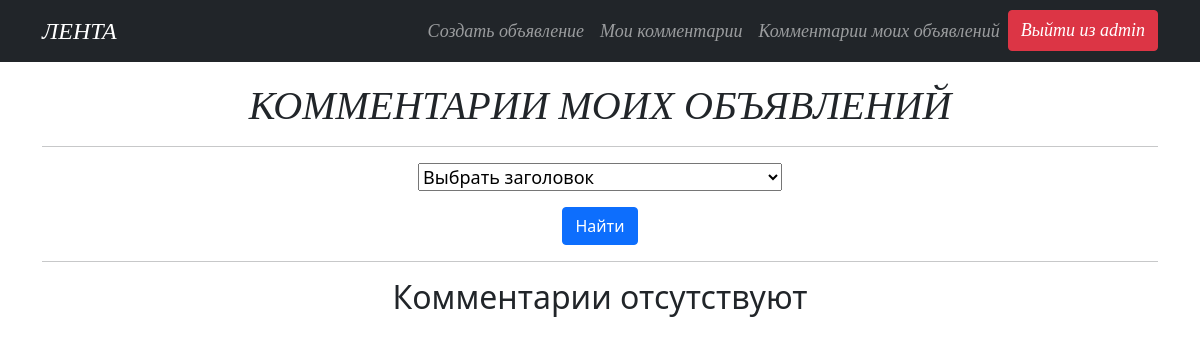
Before: /article/user_posts_comments/ (signed in) with the older database file.
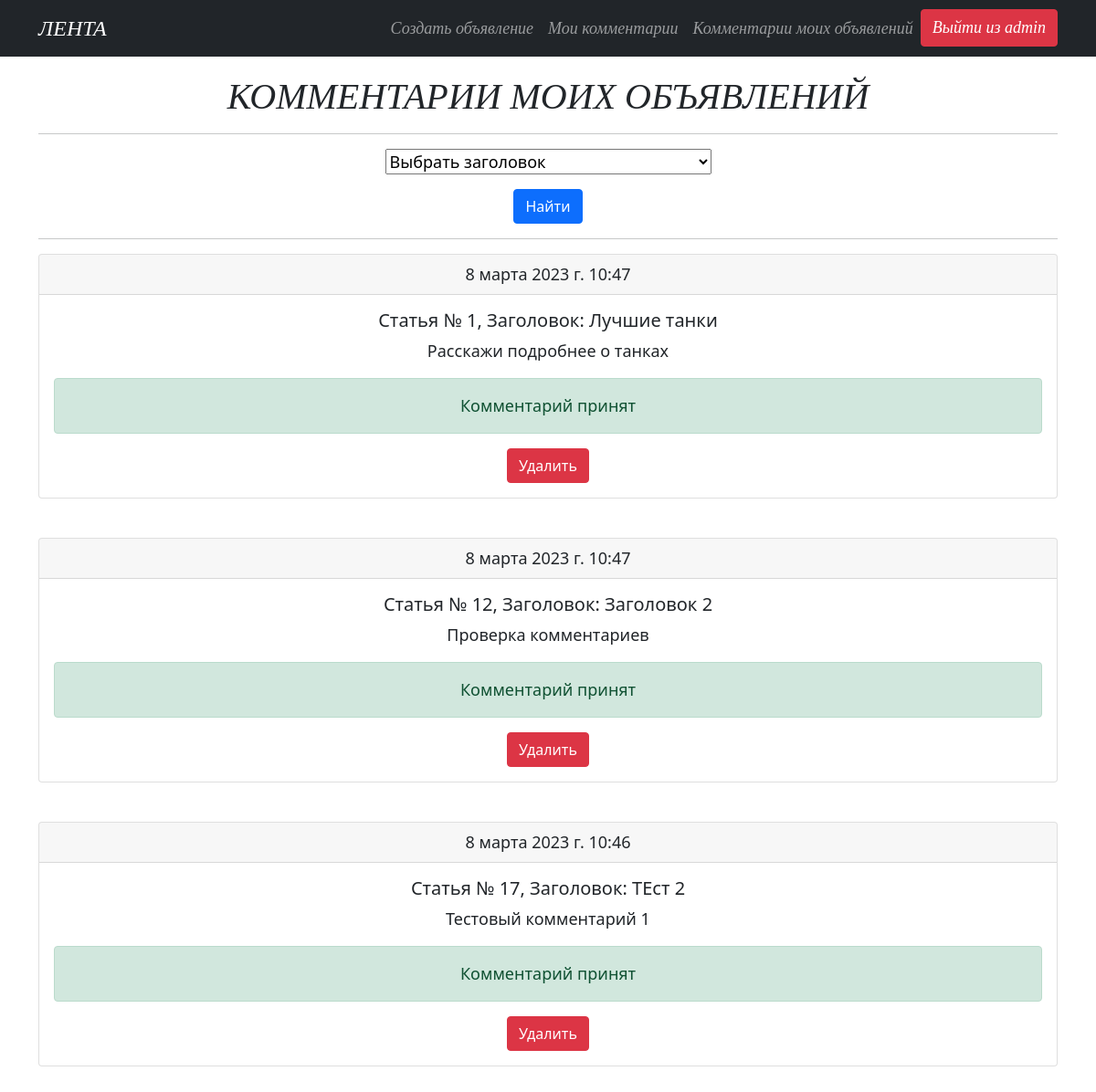
After: the same page with the newer database file.
### service/models.py (models this page shows, shortened)
class Comments(models.Model):
    article = models.ForeignKey(Article, on_delete=models.CASCADE, verbose_name='Статья', related_name='comments')
    author = models.ForeignKey(User, on_delete=models.CASCADE, verbose_name='Автор комментария')
    time_in = models.DateTimeField(auto_now_add=True)
    text = models.CharField(max_length=64, verbose_name='Текст комментария')
    status = models.BooleanField(verbose_name='Статус', default=False)
    class Meta:
        verbose_name='комментарий'
        verbose_name_plural = 'комментарии'

class Article(models.Model):
    TYPE = (
        ('tank', 'Танки'),
        ('heal', 'Хилы'),
        ('dd', 'ДД'),
        ('tank', 'Танки'),
        ('buyers', 'Торговцы'),
        ('gildemaster', 'Гилдмастеры'),
        ('quest', 'Квестгилверы'),
        ('smith', 'Кузнецы'),
        ('tanner', 'Кожевники'),
        ('potion', 'Зельевары'),
        ('spellmaster', 'Мастер заклинаний'),
    )
    author = models.ForeignKey(User, on_delete=models.CASCADE, verbose_name='автор')
    author_id = author.primary_key
    title = models.CharField(max_length=64, verbose_name='заголовок')
    text = RichTextField()
    category = models.CharField(max_length=11, choices=TYPE, default='tank', verbose_name='категория')
    time_in = models.DateTimeField(auto_now_add=True)
    def __str__(self):
        return f'Статья № {self.pk}, Заголовок: {self.title}'
    class Meta:
        verbose_name = 'статью'
        verbose_name_plural = 'Статьи'

### service/views.py (the view, shortened to what this page needs)
# urls.py: path('user_posts_comments/', UserPostCommentList.as_view(), name='user_posts_comments'),
class UserPostCommentList(LoginRequiredMixin, generic.ListView):
    raise_exception = True
    model = Comments
    template_name = 'user_posts_comments.html'
    context_object_name = 'user_posts_comments'
    def get_queryset(self):
        queryset = Comments.objects.filter(article__author=self.request.user).order_by('-time_in').all()
        self.filterset = ArticleCommentsFilter(self.request.GET, queryset)
        self.filterset.form.fields['article'].queryset = Article.objects.filter(author=self.request.user)
        return self.filterset.qs
    def get_context_data(self, **kwargs):
        context = super().get_context_data(**kwargs)
        context['filterset'] = self.filterset
        return context

### templates/user_posts_comments.html
{% extends 'flatpages/default.html' %}
{% block content %}
<h1 style="text-align: center;margin-top: 20px;font-family: Candara;"><em>КОММЕНТАРИИ МОИХ ОБЪЯВЛЕНИЙ</em></h1>
<hr>
<form style="text-align: midle;" action="" method="get">
    {{ filterset.form.as_p }}
    <input class="btn btn-primary" type="submit" value="Найти">
</form>
<hr>
{%if user_posts_comments%}
{%for i in user_posts_comments%}
<div class="card">
  <div class="card-header">
    {{i.time_in}}
  </div>
  <div class="card-body">
    <h5 class="card-title">{{i.article}}</h5>
    <p class="card-text">{{i.text}}</p>
      {%if i.status == False%}
    <a class="btn btn-success" href="{% url 'comments_accept' i.id %}" role="button">Принять</a>
      <a class="btn btn-danger" href="{% url 'comments_delete' i.id %}" role="button">Удалить</a>
      {%else%}
      <div class="alert alert-success" role="alert">
          Комментарий принят
      </div>
      <a class="btn btn-danger" href="{% url 'comments_delete' i.id %}" role="button">Удалить</a>
      {%endif%}
  </div>
</div>
<p>&nbsp;</p>
{%endfor%}
{%else%}
<h2>Комментарии отсутствуют</h2>
{%endif%}
{% endblock content %}

### templates/flatpages/default.html (shortened to what this page needs)
<!DOCTYPE html>
<html lang="en">
    <head>
        {% load static %}
        <link href="{% static 'css/styles.css' %}" rel="stylesheet" />
    </head>
    <body>
        <nav class="navbar navbar-expand-lg navbar-dark bg-dark">
            <div class="container">
                <a class="navbar-brand" href="/article/" style="font-family: Candara;"><font size="5"><em>ЛЕНТА</em></font></a>
                {% if user.is_authenticated %}
                <div class="collapse navbar-collapse" id="navbarSupportedContent">
                    <ul class="navbar-nav ms-auto mb-2 mb-lg-0">
                        <li class="nav-item"><a class="nav-link" href="/article/create/" style="font-family: Candara;"><font size="4"><em>Создать объявление</em></font></a></li>
                        <li class="nav-item"><a class="nav-link" href="/article/comments_page/" style="font-family: Candara;"><font size="4"><em>Мои комментарии</em></font></a></li>
                        <li class="nav-item"><a class="nav-link" href="/article/user_posts_comments/" style="font-family: Candara;"><font size="4"><em>Комментарии моих объявлений</em></font></a></li>
                        <li><a class="btn btn-danger text-nowrap" href="/accounts/logout/" role="button" style="font-family: Candara;"><font size="4"><em>Выйти из {{request.user.username}}</em></front></a></li>
                    </ul>
                </div>
                {%endif%}
            </div>
        </nav>
        <div class="container">
            <div class="row">
                <div class="col-lg-12 text-center">
                    {% block content %}{% endblock content %}
                </div>
            </div>
        </div>
    </body>
</html>

Changed rows visible on the page:
added Comments: time_in "8 марта 2023 г. 10:47", article "Статья № 1, Заголовок: Лучшие танки", text "Расскажи подробнее о танках", status "Комментарий принят"
added Comments: time_in "8 марта 2023 г. 10:47", article "Статья № 12, Заголовок: Заголовок 2", text "Проверка комментариев", status "Комментарий принят"
added Comments: time_in "8 марта 2023 г. 10:46", article "Статья № 17, Заголовок: ТЕст 2", text "Тестовый комментарий 1", status "Комментарий принят"
Other visible differences:
text no longer shown: "Комментарии отсутствуют"
